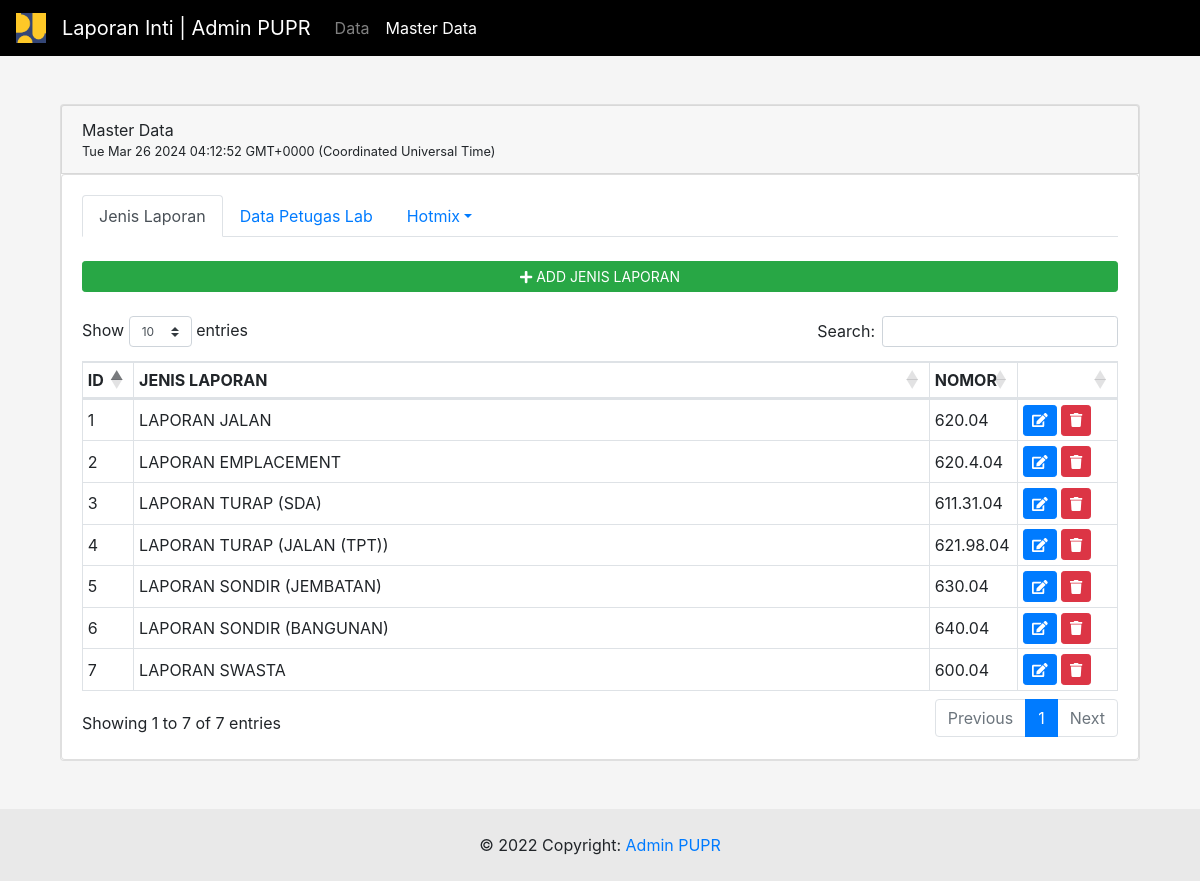
/index.php/master_data, run on the app's committed database.
### tables this page shows
CREATE TABLE `tbl_jenis_laporan` (
  `id` int(11) NOT NULL,
  `jenis` varchar(50) NOT NULL,
  `nomor` varchar(50) NOT NULL,
  `date_created` varchar(50) NOT NULL,
  `date_modified` varchar(50) NOT NULL
);

### application/controllers/Master_data.php (called while the page is built, shortened)
<?php
class Master_data extends CI_Controller {
	public function __construct()
    {
        $this->load->model("Master_data_model");
    }
	public function index()
	{
		$data["title"] = "Master Data";
		$data["status_nav"] = "master data";
		$data["list_laporan"] = $this->Master_data_model->getAll('tbl_jenis_laporan');
		$this->load->view('template/header', $data);
		$this->load->view('master_data', $data);
		$this->load->view('template/footer', $data);
	}
}

### index.php (called while the page is built, shortened)
<?php
require_once BASEPATH.'core/CodeIgniter.php';

### application/models/Master_data_model.php (called while the page is built, shortened)
<?php
class MAster_data_model extends CI_Model{
	public function getAll($table)
    {
        $this->db->from($table);
        $query = $this->db->get();
        return $query->result();
    }
}

### application/views/master_data.php (the view, shortened to what this page needs)
<div class="container pt-5 pb-5">
	<div class="col col-sm-12">
		<div class="card">
			<div class="card card-header">
				<?= $title; ?> <small id="time"><?= date('d/m/Y h:m:s'); ?></small>
			</div>
			<div class="card card-body">
				<ul class="nav nav-tabs">
				  <li class="nav-item">
				    <a class="nav-link active" aria-current="page" href="<?= base_url('Master_data'); ?>">Jenis Laporan</a>
				  </li>
				  <li class="nav-item">
				    <a class="nav-link" href="<?= base_url('Master_data/data_pengawas'); ?>">Data Petugas Lab</a>
				  </li>
				  <li class="nav-item dropdown">
					    <a class="nav-link dropdown-toggle" data-toggle="dropdown" href="#">Hotmix</a>
					</li>
				</ul>
				<br>
				<a href="<?= base_url('Master_data/tambah_jenisLaporan'); ?>" class="btn btn-success btn-sm"><span class="fa fa-plus"></span> ADD JENIS LAPORAN</a>
				<br>
				<div class="table-responsive">
					<table class="table-sm table-bordered" id="jenis_laporan">
						<thead>
							<th style="width: 5%;">ID</th><th style="width: 80%;">JENIS LAPORAN</th><th>NOMOR</th><th style="width: 10%;"></th>
						</thead>
						<tbody>
							<?php
								foreach ($list_laporan as $row) {
									echo "
									<tr>
										<td>".$row->id."</td>
										<td>".strtoupper($row->jenis)."</td>
										<td>".$row->nomor."</td>
										<td>
											<a href=".base_url('Master_data/edit_jenisLaporan?id=').$row->id." class='btn btn-primary btn-sm'><span class='fa fa-edit'></span></a>
											<a href='javascript:void(0);' data=". $row->id ." class='btn btn-danger btn-sm item-delete'><i class='fa fa-trash'></i> </a>
										</td>
									</tr>
									";
								}
							?>
						</tbody>
					</table>
				</div>
			</div>
		</div>
	</div>
</div>

### data on the page
tbl_jenis_laporan: id "1", jenis "LAPORAN JALAN", nomor "620.04"
tbl_jenis_laporan: id "2", jenis "LAPORAN EMPLACEMENT", nomor "620.4.04"
tbl_jenis_laporan: id "3", jenis "LAPORAN TURAP (SDA)", nomor "611.31.04"
tbl_jenis_laporan: id "4", jenis "LAPORAN TURAP (JALAN (TPT))", nomor "621.98.04"
tbl_jenis_laporan: id "5", jenis "LAPORAN SONDIR (JEMBATAN)", nomor "630.04"
tbl_jenis_laporan: id "6", jenis "LAPORAN SONDIR (BANGUNAN)", nomor "640.04"
tbl_jenis_laporan: id "7", jenis "LAPORAN SWASTA", nomor "600.04"

### other printed values
$title "Master Data"
